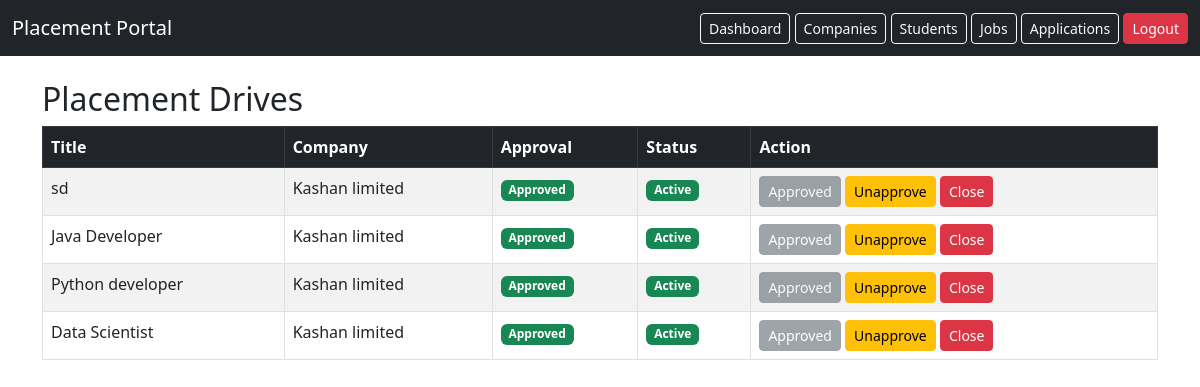
The page /admin/jobs (signed in) on the database its author committed.
### models.py (models this page shows)
class Job(db.Model):
    __tablename__ = 'jobs'
    id = db.Column(db.Integer, primary_key=True)
    title = db.Column(db.String(150), nullable=False)
    description = db.Column(db.Text)
    status = db.Column(db.String(50), default='Pending')
    salary = db.Column(db.Integer)
    deadline = db.Column(db.Date)
    skills = db.Column(db.String(200))
    location = db.Column(db.String(200))
    cgpa_cutoff = db.Column(db.Float)
    approved = db.Column(db.Boolean, default=False)
    company_id = db.Column(
        db.Integer,
        db.ForeignKey('companies.id'),
        nullable=False
    )
    applications = db.relationship('Application', backref='job', lazy=True)

class Company(db.Model):
    __tablename__ = 'companies'
    id = db.Column(db.Integer, primary_key=True)
    name = db.Column(db.String(150), nullable=False)
    email = db.Column(db.String(120), unique=True, nullable=False)
    approved = db.Column(db.Boolean, default=False)
    industry = db.Column(db.String(100))
    password = db.Column(db.String(200), nullable=False)
    is_active = db.Column(db.Boolean, default=True)
    jobs = db.relationship('Job', backref='company', lazy=True)

### app.py (the view)
@app.route('/admin/jobs')
def admin_jobs():
    if session.get('role') != 'admin':
        return redirect(url_for('admin_login'))
    jobs = Job.query.all()
    return render_template('admin_jobs.html', jobs=jobs)

### templates/admin_jobs.html
{% extends "base.html" %}
{% block content %}
<h2>Placement Drives</h2>
<table class="table table-striped table-bordered">
<thead class="table-dark">
<tr>
    <th>Title</th>
    <th>Company</th>
    <th>Approval</th>
    <th>Status</th>
    <th>Action</th>
</tr>
</thead>
<tbody>
{% for j in jobs %}
<tr>
    <td>{{ j.title }}</td>
    <td>{{ j.company.name }}</td>
    <td>
        {% if j.approved %}
            <span class="badge bg-success">Approved</span>
        {% else %}
            <span class="badge bg-warning">Pending</span>
        {% endif %}
    </td>
    <td>
        {% if j.status == "Active" %}
            <span class="badge bg-success">Active</span>
        {% elif j.status == "Close Requested" %}
            <span class="badge bg-warning text-dark">Close Requested</span>
        {% elif j.status == "Closed" %}
            <span class="badge bg-danger">Closed</span>
        {% else %}
            <span class="badge bg-secondary">{{ j.status }}</span>
        {% endif %}
    </td>
    <td>
        {% if not j.approved %}
            <a class="btn btn-sm btn-primary"
               href="/admin/job/{{ j.id }}/approve">
               Approve
            </a>
        {% else %}
            <button class="btn btn-sm btn-secondary" disabled>
                Approved
            </button>
            <a class="btn btn-sm btn-warning"
               href="/admin/job/{{ j.id }}/unapprove">
               Unapprove
            </a>
        {% endif %}
        {% if j.status == "Active" %}
            <a class="btn btn-sm btn-danger"
               href="/admin/job/{{ j.id }}/close">
               Close
            </a>
        {% elif j.status == "Close Requested" %}
            <a class="btn btn-sm btn-danger"
               href="/admin/job/{{ j.id }}/close">
               Approve Close
            </a>
        {% elif j.status == "Closed" %}
            <a class="btn btn-sm btn-success"
               href="/admin/job/{{ j.id }}/reopen">
               Reopen
            </a>
        {% endif %}
    </td>
</tr>
{% endfor %}
</tbody>
</table>
{% endblock %}

### rows shown on the page
Job: title "sd", company.name "Kashan limited", approved "Approved", status "Active"
Job: title "Java Developer", company.name "Kashan limited", approved "Approved", status "Active"
Job: title "Python developer", company.name "Kashan limited", approved "Approved", status "Active"
Job: title "Data Scientist", company.name "Kashan limited", approved "Approved", status "Active"
